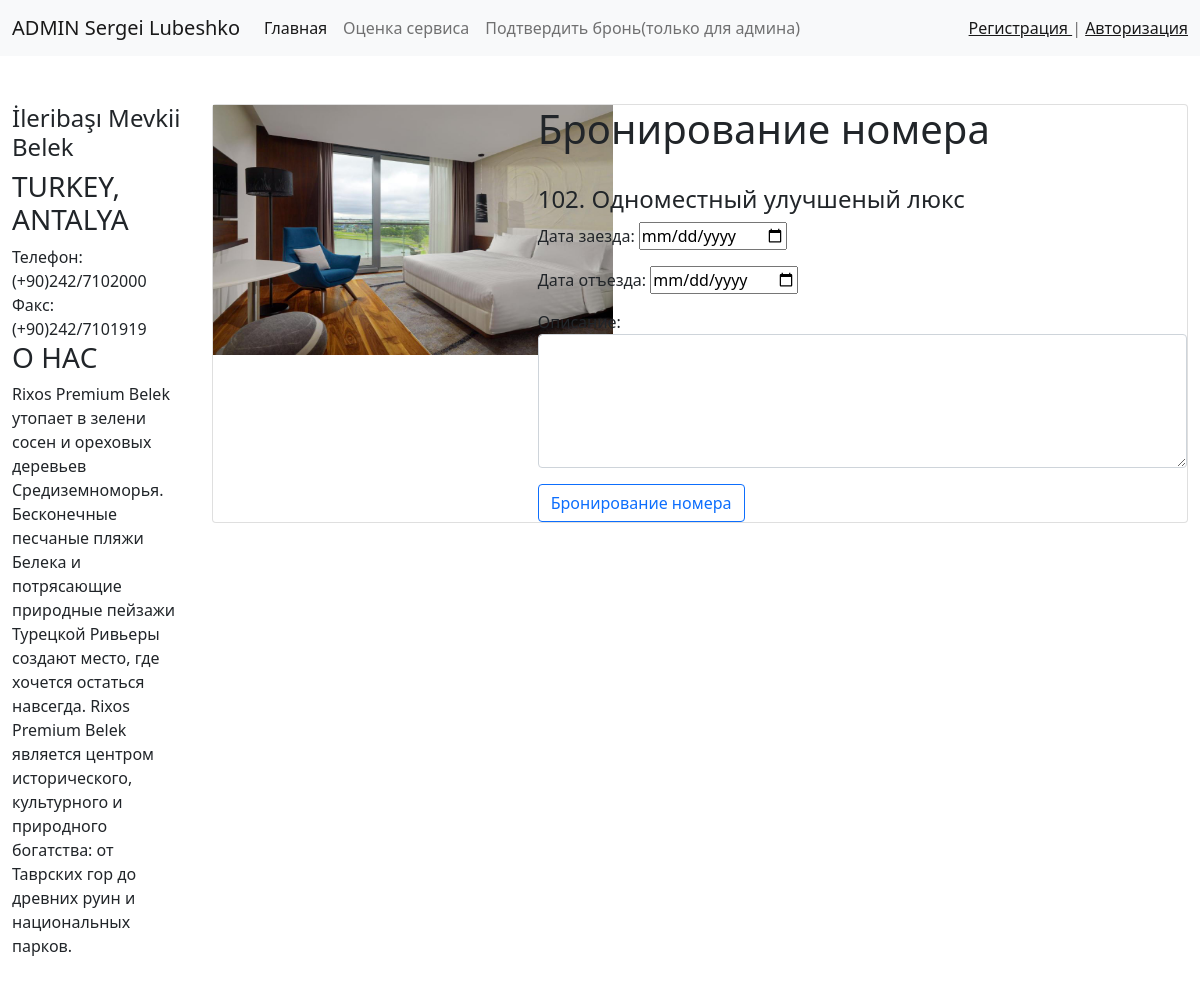
Screenshot of /room/boking/5/ with the database file from the repository.
### hotel/models.py (models this page shows, shortened)
class Room(models.Model):
    photo = models.ImageField(verbose_name='Фото', upload_to='photos/%Y/%m/%d', blank=True)
    title = models.CharField(max_length=60, verbose_name='Название номера')
    desc = models.TextField(verbose_name='Описание номера', max_length=500, blank=True)
    size = models.PositiveSmallIntegerField(verbose_name='Площадь номера')
    smoke = models.BooleanField(default=True, verbose_name='Не курят')
    price = models.PositiveSmallIntegerField(verbose_name='Цена за сутки', default=30)
    num_people = models.IntegerField(
        default=1,
        validators=[
            MinValueValidator(1),
            MaxValueValidator(10)
        ],
        verbose_name='Кол-во спальных мест'
    )
    facilities = models.ManyToManyField("Facilities")

### hotel/views.py (the view)
# urls.py: path('room/boking/<int:room_id>/', booking, name="booking"),
def booking(request, room_id):
    room = Room.objects.get(id=room_id)
    if request.method == "POST":
        room_booking = room.booking_room.values_list("date_arrival", 'date_departure')
        date_arriv = request.POST["date_arrival"]
        date_depar = request.POST["date_departure"]
        result = check_date(room_booking, date_arriv, date_depar)
        if result == False:
            messages.error(request, "Номер в указанные даты занят")
            form = BookingForm()
        elif result == "Date":
            messages.error(request, "Не правильно указаны даты")
            form = BookingForm()
        else:
            form = BookingForm(request.POST)
            if form.is_valid():
                note = form.save(commit=False)
                note.users = request.user
                note.rooms = room
                note.save()
                messages.success(request, "Номер забронирован")
    else:
        form = BookingForm()
    context = {"form": form, "room": room}
    return render(request, template_name="hotel/booking.html", context=context)

### hotel/forms.py
class BookingForm(forms.ModelForm):
    class Meta:
        model = BokkingRoom
        fields = ['date_arrival', 'date_departure', 'desc']
        widgets = {
            'desc': forms.Textarea(attrs={'class': 'form-control', 'rows': 5}),
            'date_arrival': DateInput(),  # Записать
            'date_departure': DateInput(),
        }

### hotel/templates/hotel/booking.html (shortened to what this page needs)
{% extends "base.html" %}
{% block content %}
    <div class="card">
        <div class="row g-0">
            <div class="col-md-4">
                {% if room.photo %}
                    <img class="mr-3" src="{{ room.photo.url }}" width="400" height="250" alt="">
                {% else %}
                    <img class="mr-3" src="../../../images/photos/2021/05/23/def.jpg" width="400" height="250" alt="">
                {% endif %}
            </div>
            <div class="col-md-8">
                <h1> Бронирование номера</h1><br>
                <h4> {{ room.title }} </h4>
                <form action="" method="post">
                    {{ form.as_p }}
                    <button type="submit" class="btn btn-outline-primary">Бронирование номера</button>
                </form>
            </div>
{% endblock %}

### rows the page displays
Room: photo (picture), title "102. Одноместный улучшеный люкс"
